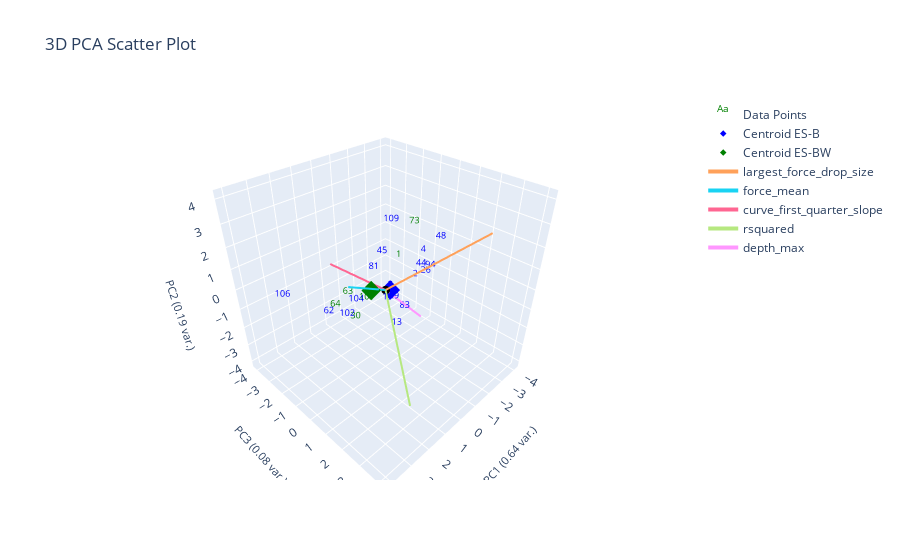

Here is the notebook cell this chart was saved with:
### Markdown cell above
# Split based on clump

### Code cell
from sklearn.neighbors import NearestCentroid

ylabel_name = "clump"
data_with_popcorn_label = data_features[data_features[ylabel_name].notna()]

popcorn_x = plotting.extract_numerical_features(data_with_popcorn_label).values
popcorn_ylabels = data_with_popcorn_label[ylabel_name].astype(int)

nc = NearestCentroid()
nc.fit(popcorn_x, popcorn_ylabels)

nc_predictions = pd.Series(nc.predict(clustering_features.values))
proba = np.round(nc.predict_proba(clustering_features), 2)

# proba = pd.DataFrame(data=proba, columns=nc.classes, index=data_without_op)
centroids = pd.DataFrame(data=nc.centroids_, columns=clustering_features.columns)
centroids[f'{ylabel_name}_nums'] = nc.classes_

changed_ylabel_idxs = loss(nc_predictions, popcorn_ylabels)
corrected_predctions = correct_pseudo_ylabels_to_actual(nc_predictions, popcorn_ylabels, changed_ylabel_idxs)

# plotting.plot_specific_curves([4], curve_data, data_features, color='green')

# print(data_with_popcorn_label[data_with_popcorn_label[ylabel_name]][['filenames', 'popcorn']])
# print(data_with_popcorn_label[~data_with_popcorn_label[ylabel_name]][['filenames', 'popcorn']])

# plotting labeled data only
plotting.plot_cluster_subplots(
                            popcorn_ylabels, 
                            curve_data, 
                            cluster_category_names=[f"No {ylabel_name}", f"Yes {ylabel_name}"], 
                            bold_idxs=popcorn_ylabels.index,
                            prediction_proba=proba,)
plotting.plot_pca(data_with_popcorn_label, popcorn_ylabels, 3, "", ylabel_name, centroids=centroids)

### Figure 1 — Plotly figure (JSON) as saved in the notebook; plotly's stock layout.template omitted (floating-point values rounded to 4 significant figures)
{"data": [{"mode": "text", "name": "Data Points", "text": ["1", "2", "3", "4", "13", "19", "26", "29", "30", "44", "45", "48", "62", "63", "64", "73", "81", "83", "94", "101", "102", "104", "106", "109"], "textfont": {"color": ["green", "blue", "blue", "blue", "blue", "blue", "blue", "blue", "green", "blue", "blue", "blue", "blue", "green", "green", "green", "blue", "blue", "blue", "green", "blue", "blue", "blue", "blue"], "size": 9}, "type": "scatter3d", "x": [-0.9282, -2.312, -0.4359, -1.819, -0.8463, 0.778, -0.9277, 0.2759, 2.002, -2.619, -0.7034, -2.849, 2.854, 1.995, 2.491, -2.585, -0.8248, -0.7817, -1.745, 1.913, 2.264, 1.154, 4.344, -0.6948], "y": [-0.1913, -0.3955, -0.1466, 0.4114, -0.1078, 0.9012, 1.322, 0.7484, 0.3536, -0.3307, -0.9276, 0.4841, -0.1775, -0.03011, -0.2125, -0.8117, -1.62, 0.3937, 0.9004, 0.9092, 0.1917, -0.5342, -0.7599, -0.3707], "z": [0.6677, -1.089, -0.6157, 0.7895, -2.943, -0.04352, 0.5995, -0.3444, -0.5994, -0.6187, 0.623, 1.035, -0.16, 0.3841, -0.05706, 1.375, -0.5661, -1.625, 0.2788, 0.578, -0.4134, -0.7204, 1.118, 2.347]}, {"marker": {"color": "blue", "size": 5, "symbol": "diamond"}, "mode": "markers", "name": "Centroid ES-B", "type": "scatter3d", "x": [-0.2716], "y": [-0.0009548], "z": [-0.1304]}, {"marker": {"color": "green", "size": 5, "symbol": "diamond"}, "mode": "markers", "name": "Centroid ES-BW", "type": "scatter3d", "x": [0.8148], "y": [0.002864], "z": [0.3913]}, {"marker": {"color": "black", "size": 3}, "mode": "markers", "name": "Origin", "showlegend": false, "type": "scatter3d", "x": [0], "y": [0], "z": [0]}, {"line": {"width": 4}, "mode": "lines+text", "name": "largest_force_drop_size", "textposition": "top center", "type": "scatter3d", "x": [0, -2.429], "y": [0, 3.11], "z": [0, 2.882]}, {"line": {"width": 4}, "mode": "lines+text", "name": "force_mean", "textposition": "top center", "type": "scatter3d", "x": [0, 2.788], "y": [0, 1.01], "z": [0, 2.021]}, {"line": {"width": 4}, "mode": "lines+text", "name": "curve_first_quarter_slope", "textposition": "top center", "type": "scatter3d", "x": [0, 1.645], "y": [0, -1.403], "z": [0, 1.36]}, {"line": {"width": 4}, "mode": "lines+text", "name": "rsquared", "textposition": "top center", "type": "scatter3d", "x": [0, 2.215], "y": [0, 3.494], "z": [0, -2.368]}, {"line": {"width": 4}, "mode": "lines+text", "name": "depth_max", "textposition": "top center", "type": "scatter3d", "x": [0, -1.927], "y": [0, 0.3616], "z": [0, -2.27]}], "layout": {"autosize": true, "scene": {"aspectmode": "cube", "xaxis": {"range": [-4.344, 4.344], "title": {"font": {"size": 11}, "text": "PC1 (0.64 var.)"}}, "yaxis": {"range": [-4.344, 4.344], "title": {"font": {"size": 11}, "text": "PC3 (0.08 var.)"}}, "zaxis": {"range": [-4.344, 4.344], "title": {"font": {"size": 11}, "text": "PC2 (0.19 var.)"}}}, "title": {"text": "3D PCA Scatter Plot"}}}
